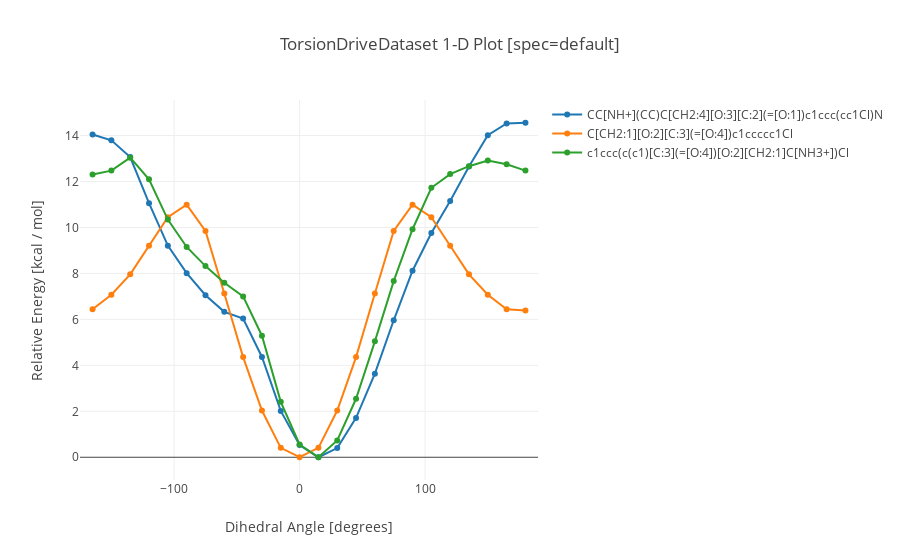

This figure's notebook cell:
### Code cell
molecule = 'Chloroprocaine_0'
bond = '[7, 17]'
mol_type = ['parent', 'pfizer', '0.03']
indices = [job_indices[molecule][bond][i] for i in mol_type]
dataset.visualize(indices, 'default')

### Figure 1 — Plotly figure (JSON) as saved in the notebook; plotly's stock layout.template omitted (floating-point values rounded to 4 significant figures)
{"data": [{"mode": "lines+markers", "name": "CC[NH+](CC)C[CH2:4][O:3][C:2](=[O:1])c1ccc(cc1Cl)N", "type": "scatter", "uid": "015b4c10-8c23-4fc4-88b0-7080a33ac291", "x": [-165, -150, -135, -120, -105, -90, -75, -60, -45, -30, -15, 0, 15, 30, 45, 60, 75, 90, 105, 120, 135, 150, 165, 180], "y": [14.05, 13.79, 13.06, 11.06, 9.21, 8.011, 7.05, 6.327, 6.04, 4.364, 2.018, 0.535, 0, 0.4, 1.713, 3.639, 5.961, 8.118, 9.76, 11.15, 12.65, 14.02, 14.53, 14.56]}, {"mode": "lines+markers", "name": "C[CH2:1][O:2][C:3](=[O:4])c1ccccc1Cl", "type": "scatter", "uid": "6e47f710-95f4-45fc-8e0c-a727c40ffede", "x": [-165, -150, -135, -120, -105, -90, -75, -60, -45, -30, -15, 0, 15, 30, 45, 60, 75, 90, 105, 120, 135, 150, 165, 180], "y": [6.441, 7.07, 7.962, 9.206, 10.45, 10.99, 9.848, 7.125, 4.359, 2.032, 0.41, 0, 0.41, 2.032, 4.359, 7.128, 9.848, 10.99, 10.45, 9.206, 7.962, 7.07, 6.441, 6.384]}, {"mode": "lines+markers", "name": "c1ccc(c(c1)[C:3](=[O:4])[O:2][CH2:1]C[NH3+])Cl", "type": "scatter", "uid": "7eac38cc-9e20-4a47-ad39-5b43fd7be3b4", "x": [-165, -150, -135, -120, -105, -90, -75, -60, -45, -30, -15, 0, 15, 30, 45, 60, 75, 90, 105, 120, 135, 150, 165, 180], "y": [12.31, 12.47, 13.04, 12.1, 10.34, 9.152, 8.32, 7.591, 7, 5.289, 2.413, 0.554, 0, 0.73, 2.545, 5.045, 7.667, 9.923, 11.73, 12.32, 12.67, 12.91, 12.75, 12.47]}], "layout": {"title": {"text": "TorsionDriveDataset 1-D Plot [spec=default]"}, "xaxis": {"range": [-175, 190], "title": {"text": "Dihedral Angle [degrees]"}, "zeroline": false}, "yaxis": {"title": {"text": "Relative Energy [kcal / mol]"}, "zeroline": true}}}
